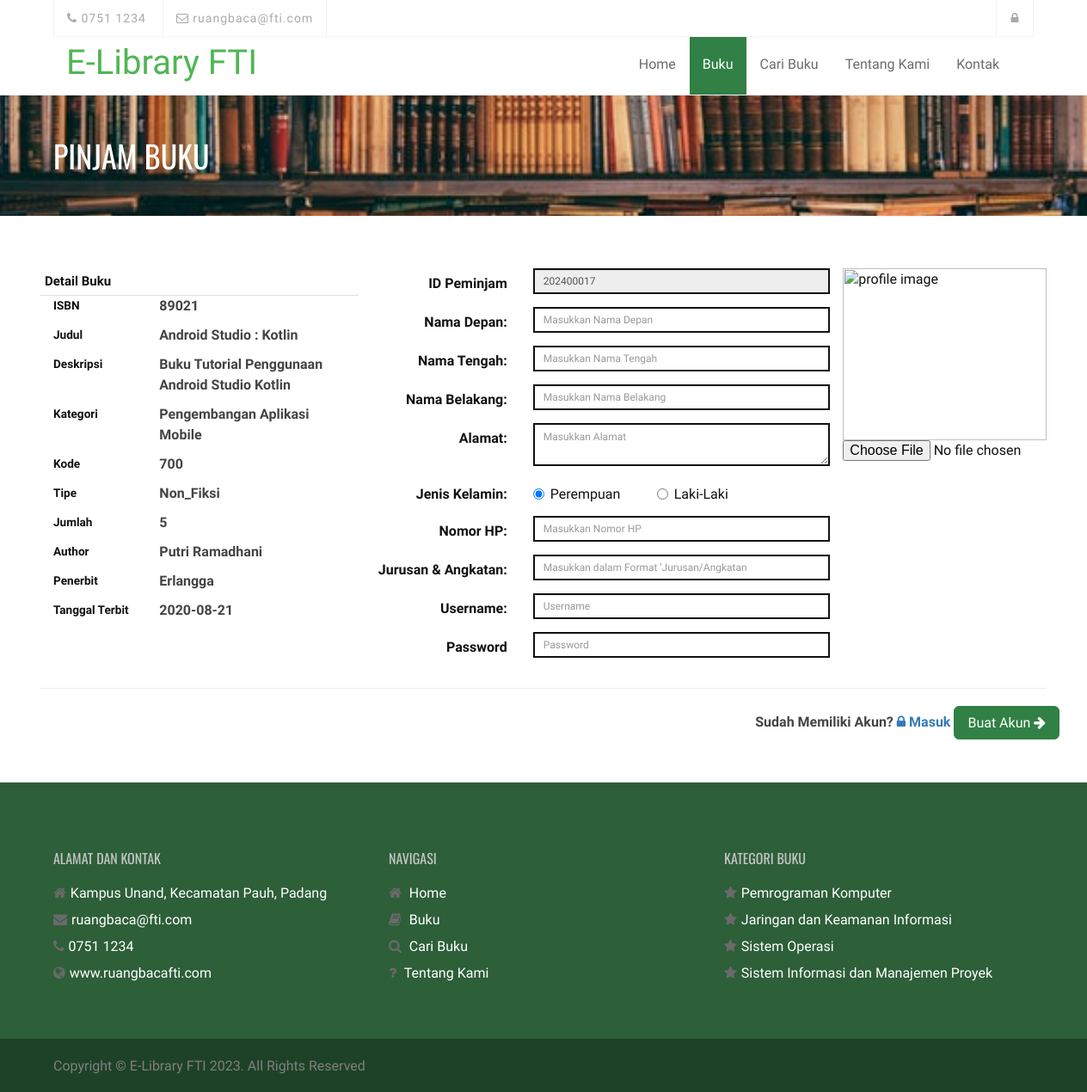
The page /index.php?q=borrow&id=89021 on the database its author committed.
### tables this page shows
CREATE TABLE `tblbooks` (
  `BookID` int(11) NOT NULL,
  `IBSN` varchar(13) NOT NULL,
  `BookTitle` varchar(125) NOT NULL,
  `BookDesc` varchar(255) NOT NULL,
  `Author` varchar(125) NOT NULL,
  `PublishDate` date NOT NULL,
  `BookPublisher` varchar(125) NOT NULL,
  `Category` varchar(90) NOT NULL,
  `BookPrice` double NOT NULL,
  `BookQuantity` int(11) NOT NULL,
  `Status` varchar(30) NOT NULL,
  `BookType` varchar(90) NOT NULL,
  `DeweyDecimal` varchar(90) NOT NULL,
  `OverAllQty` int(11) NOT NULL,
  `Donate` tinyint(1) NOT NULL,
  `Remarks` varchar(90) NOT NULL
);

CREATE TABLE `tblcategory` (
  `CategoryId` int(11) NOT NULL,
  `Category` varchar(125) NOT NULL,
  `DDecimal` varchar(90) NOT NULL
);

### borrow.php (the view, shortened to what the rows shown need)
<?php
$id = $_GET['id'];
$book = new Book();
$object = $book->single_books($id);
 ?>
        <section id="service-section">
            <div class="container">
                <div class="row">
        <form class="form-horizontal span4" action="proccess.php?action=add" method="POST" autocomplete="off" enctype="multipart/form-data">
          <div class="row">
            <div class="col-md-4">
                <div class="form-row">
                    <div class="col-md-8">
                          <p><?php echo  $object->IBSN ?></p>
                    </div>
                    <div class="col-md-8">
                          <p><?php echo  $object->BookTitle ?></p>
                    </div>
                    <div class="col-md-8">
                          <p><?php echo  $object->BookDesc ?></p>
                    </div>
                    <div class="col-md-8">
                          <p><?php echo  $object->Category ?></p>
                    </div>
                    <div class="col-md-8">
                          <p><?php echo  $object->DeweyDecimal ?></p>
                    </div>
                    <div class="col-md-8">
                          <p><?php echo  $object->BookType ?></p>
                    </div>
                    <div class="col-md-8">
                          <p><?php echo  $object->BookPrice ?></p>
                    </div>
                    <div class="col-md-8">
                          <p><?php echo  $object->Author ?></p>
                    </div>
                    <div class="col-md-8">
                          <p><?php echo  $object->BookPublisher ?></p>
                    </div>
                    <div class="col-md-8">
                          <p><?php echo  $object->PublishDate ?></p>
                    </div>
                </div>
            </div>
          </div>
          </form>
</div>
</div>
</section>

### theme/templates.php (shortened to what the rows shown need)
<!DOCTYPE html>
<?php  $q = isset($_GET['q']) ? $_GET['q'] :'';?>
<html lang="en">
    <head>
        <link rel="stylesheet" href="<?php echo web_root;?>asset/bootstrap/css/bootstrap.min.css" type="text/css">
        <link rel="stylesheet" href="<?php echo web_root;?>asset/font-awesome/css/font-awesome.min.css" type="text/css">
        <link rel="stylesheet" href="<?php echo web_root;?>asset/css/owl.carousel.css" type="text/css">
        <link rel="stylesheet" href="<?php echo web_root;?>asset/css/owl.theme.css" type="text/css">
        <link rel="stylesheet" href="<?php echo web_root;?>asset/css/owl.transitions.css" type="text/css">
        <link rel="stylesheet" type="text/css" href="<?php echo web_root;?>asset/css/animate.css">
        <link rel="stylesheet" type="text/css" href="<?php echo web_root;?>asset/css/lightbox.css">
        <link rel="stylesheet" type="text/css" href="<?php echo web_root;?>asset/css/style.css">
        <link rel="stylesheet" type="text/css" href="<?php echo web_root;?>asset/css/responsive.css">
        <link href="<?php echo web_root;?>admin/dist/css/datepicker.css" rel="stylesheet" />
        <link href="<?php echo web_root;?>admin/dist/css/dataTables.bootstrap4.min.css" rel="stylesheet" />
    </head>
    <body>
        <?php
        if ($q!='') {
          echo '<div class="page-header">
              <div class="overlay">
                  <div class="container">
                      <div class="row">
                          <div class="col-md-12">
                              <h1>'.$title.'</h1>
                          </div>
                      </div>
                  </div>
              </div>
          </div>';
        }
        ?>
		<?php  require_once $content; ?>
        <section id="footer-section" class="footer-section">
            <div class="container">
                <div class="row">
                    <div class="col-md-4">
                        <div class="footer-address">
                            <ul>
                                <?php
                                    $sql = "SELECT * FROM tblcategory LIMIT 4";
                                    $mydb->setQuery($sql);
                                    $res = $mydb->loadResultList();
                                    foreach ($res as $object) {
                                        echo '<li class="footer-contact"><i class="fa fa-star"></i>'.$object->Category.'</li>';
                                    }
                                ?>
                            </ul>
                        </div>
                    </div>
                </div>
            </div>
        </section>
    </body>
</html>

### rows shown on the page
tblbooks: IBSN "89021", BookTitle "Android Studio : Kotlin", BookDesc "Buku Tutorial Penggunaan Android Studio Kotlin", Category "Pengembangan Aplikasi Mobile", DeweyDecimal "700", BookType "Non_Fiksi", BookPrice "5", Author "Putri Ramadhani", BookPublisher "Erlangga", PublishDate "2020-08-21"
tblcategory: Category "Pemrograman Komputer"
tblcategory: Category "Jaringan dan Keamanan Informasi"
tblcategory: Category "Sistem Operasi"
tblcategory: Category "Sistem Informasi dan Manajemen Proyek"

### other values the page prints
$title "PINJAM BUKU"
